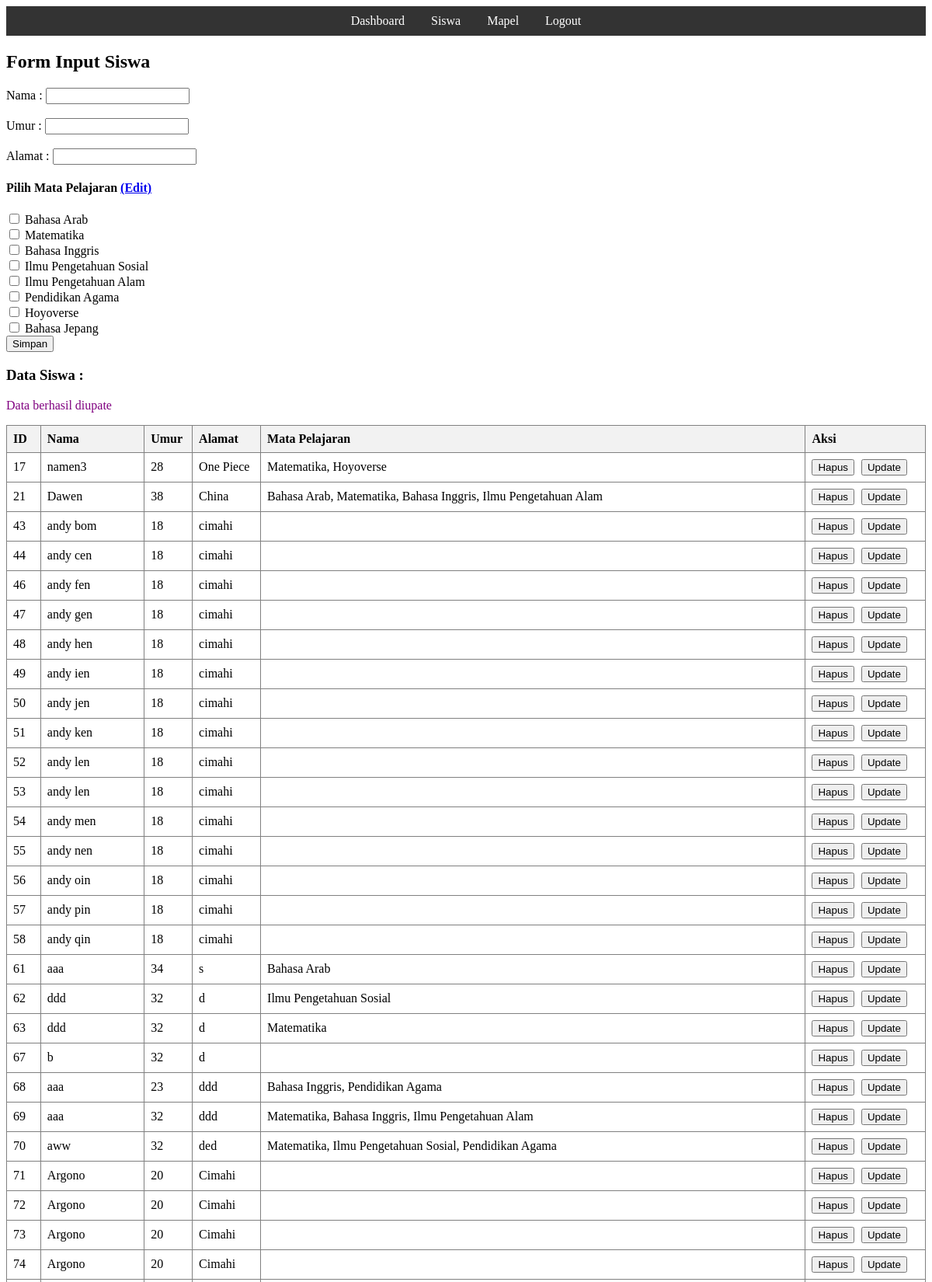
The page /siswa/index.php?pesan=update (signed in, upper part) on the database its author committed.
### tables this page shows
CREATE TABLE `mapel` (
  `id_mapel` int(11) NOT NULL,
  `nama` varchar(50) DEFAULT NULL
);

CREATE TABLE `siswa` (
  `id` int(11) NOT NULL,
  `nama` varchar(100) DEFAULT NULL,
  `umur` int(11) DEFAULT NULL,
  `alamat` varchar(255) DEFAULT NULL
);

### siswa/tampil.php (the view, shortened to what this page needs)
<?php
include '../koneksi.php';
$result = $koneksi->query("SELECT * FROM siswa");
echo "<table border='1' cellpadding='10' cellspacing='0'>";
echo "<tr>
        <th>ID</th>
        <th>Nama</th>
        <th>Umur</th>
        <th>Alamat</th>
        <th>Mata Pelajaran</th>
        <th>Aksi</th>
    </tr>";
while($row = $result->fetch_assoc()) {
    echo "<tr>
        <td>{$row['id']}</td>
        <td>{$row['nama']}</td>
        <td>{$row['umur']}</td>
        <td>{$row['alamat']}</td>
        <td>";
        $id_siswa = $row['id'];
        $mapel_result = $koneksi->query("SELECT mapel.nama
                                FROM siswa_mapel
                                JOIN mapel ON siswa_mapel.id_mapel = mapel.id_mapel
                                WHERE siswa_mapel.id_siswa = $id_siswa
                                ");
        $nama_mapel = [];
        while($mapel = $mapel_result->fetch_assoc()) {
            $nama_mapel[] = $mapel['nama'];
        }
        echo implode(', ', $nama_mapel);
    echo  "</td>
        <td>
            <form action='hapus.php' method='post' style='display:inline' onsubmit='return confirm(\"Yakin Ingin Hapus Data ?\")'>
            <input type='hidden' name='id' value='{$row['id']}'>
            <input type='submit' value='Hapus'>
            </form>
            <form action='update.php' method='post' style='display:inline'>
            <input type='hidden' name='id' value='{$row['id']}'>
            <input type='submit' value='Update'>
            </form>
            </td>
    </tr>";
}
echo "</table>";
?>

### siswa/index.php (shortened to what this page needs)
<?php
include $_SERVER['DOCUMENT_ROOT'] . '/latihan-php/procedural/nav.php';
?>
<!DOCTYPE html>
<html lang="en">
<head>
</head>
<body>
    <h2>Form Input Siswa</h2>
    <form action="simpan.php" method="post">
        <label for="nama">Nama : </label>
        <input type="text" name="nama" id="nama" required/><br/><br/>
        <label for="umur">Umur : </label>
        <input type="number" name="umur" id="umur" required/><br/><br/>
        <label for="alamat">Alamat : </label>
        <input type="text" name="alamat" id="alamat" required/><br/>
        <h4>Pilih Mata Pelajaran <a href="../mapel/index_mapel.php">(Edit)</a> </h4>
        <?php
        $koneksi = new mysqli("localhost", "root", "", "db_siswa");
        $result = $koneksi->query("SELECT * FROM mapel");
        while ($row = $result->fetch_assoc()) {
            echo "<label>
                    <input type='checkbox' name='mapel[]' value='{$row['id_mapel']}'> {$row['nama']}
                </label>
                <br/>" ;
        }
        ?>
        <input type="submit" value="Simpan"></input>
    </form>
    <h3>Data Siswa :</h3>
    <?php
    if (isset($_GET['pesan']) && $_GET['pesan'] == 'hapus') {
        echo "<p style='color: red;'>Data berhasil dihapus</p>";
    }if (isset($_GET['pesan']) && $_GET['pesan'] == 'update') {
        echo "<p style='color: purple;'>Data berhasil diupate</p>";
    }
    include "tampil.php"
    ?>
</body>
</html>

### siswa/index.php (style rules this page uses)
table { border-collapse: collapse; width: 100%; }
th, td { text-align: left; padding: 8px; }
th { background-color: #f2f2f2; }
input[type="submit"] { margin-right: 5px; }

### rows shown on the page
mapel: nama "Bahasa Arab"
mapel: nama "Matematika"
mapel: nama "Bahasa Inggris"
mapel: nama "Ilmu Pengetahuan Sosial"
mapel: nama "Ilmu Pengetahuan Alam"
mapel: nama "Pendidikan Agama"
mapel: nama "Hoyoverse"
mapel: nama "Bahasa Jepang"
siswa: id "17", nama "namen3", umur "28", alamat "One Piece", nama_mapel "Matematika, Hoyoverse"
siswa: id "21", nama "Dawen", umur "38", alamat "China", nama_mapel "Bahasa Arab, Matematika, Bahasa Inggris, Ilmu Pengetahuan Alam"
siswa: id "43", nama "andy bom", umur "18", alamat "cimahi"
siswa: id "44", nama "andy cen", umur "18", alamat "cimahi"
siswa: id "46", nama "andy fen", umur "18", alamat "cimahi"
siswa: id "47", nama "andy gen", umur "18", alamat "cimahi"
siswa: id "48", nama "andy hen", umur "18", alamat "cimahi"
siswa: id "49", nama "andy ien", umur "18", alamat "cimahi"
siswa: id "50", nama "andy jen", umur "18", alamat "cimahi"
siswa: id "51", nama "andy ken", umur "18", alamat "cimahi"
siswa: id "52", nama "andy len", umur "18", alamat "cimahi"
siswa: id "53", nama "andy len", umur "18", alamat "cimahi"
siswa: id "54", nama "andy men", umur "18", alamat "cimahi"
siswa: id "55", nama "andy nen", umur "18", alamat "cimahi"
siswa: id "56", nama "andy oin", umur "18", alamat "cimahi"
siswa: id "57", nama "andy pin", umur "18", alamat "cimahi"
siswa: id "58", nama "andy qin", umur "18", alamat "cimahi"
siswa: id "61", nama "aaa", umur "34", alamat "s", nama_mapel "Bahasa Arab"
siswa: id "62", nama "ddd", umur "32", alamat "d", nama_mapel "Ilmu Pengetahuan Sosial"
siswa: id "63", nama "ddd", umur "32", alamat "d", nama_mapel "Matematika"
siswa: id "67", nama "b", umur "32", alamat "d"
siswa: id "68", nama "aaa", umur "23", alamat "ddd", nama_mapel "Bahasa Inggris, Pendidikan Agama"
siswa: id "69", nama "aaa", umur "32", alamat "ddd", nama_mapel "Matematika, Bahasa Inggris, Ilmu Pengetahuan Alam"
siswa: id "70", nama "aww", umur "32", alamat "ded", nama_mapel "Matematika, Ilmu Pengetahuan Sosial, Pendidikan Agama"
siswa: id "71", nama "Argono", umur "20", alamat "Cimahi"
siswa: id "72", nama "Argono", umur "20", alamat "Cimahi"
siswa: id "73", nama "Argono", umur "20", alamat "Cimahi"
siswa: id "74", nama "Argono", umur "20", alamat "Cimahi"
